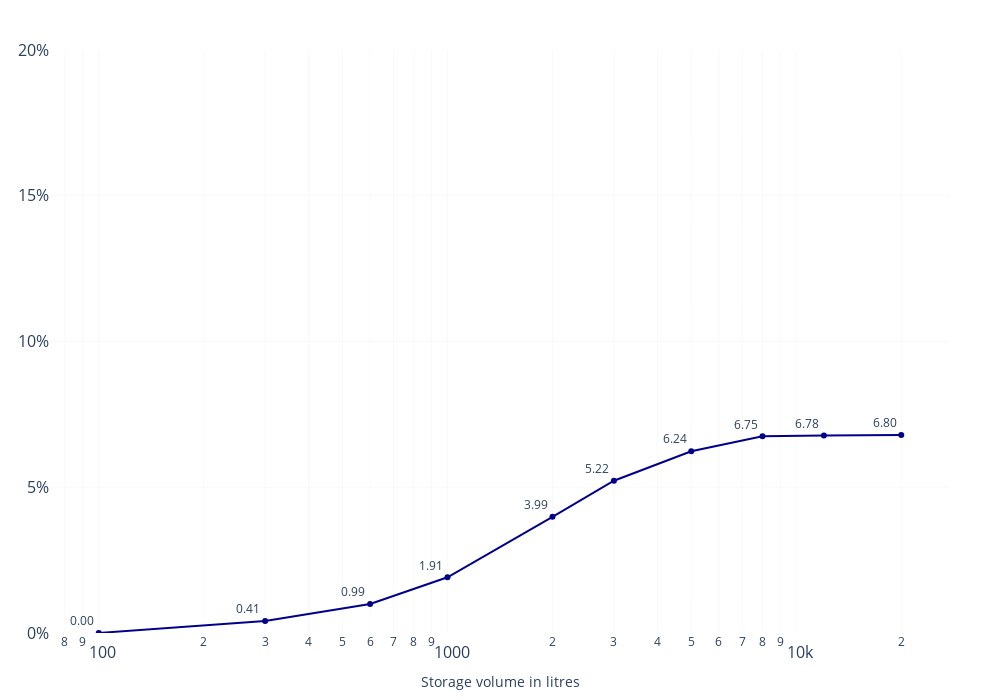

The cell this chart's notebook holds for it:
### Markdown cell above
# Savings for Villingen-Schwenningen

### Code cell
for loc in ['Villingen-Schwenningen']:
    print('location: ', loc)

    savings = pd.DataFrame(columns=['hp_power', '350', '200', '150'], dtype=object)
    savings.loc[0, 'hp_power'] = 7000
    print(savings.columns)
    for house in [(350, 40)]:
        #print('house: ', house)
        idx = 0

        for heat_pump_power in [7000]:
            #print('hp_power: ', heat_pump_power)

            savings_list = []
            for vol in storage_volumes:
                #print('vol', vol)
                if os.path.isdir(f"results/{loc}"):
                    if os.path.isdir(f"results/{loc}/vol_{int(vol[0])},pow_{int(heat_pump_power)},en_{int(house[0])}"):
                        #print('exists')
                        data = pd.read_csv(
                            f"results/{loc}/vol_{int(vol[0])},pow_{int(heat_pump_power)},en_{int(house[0])}/data_ad_{loc},vol_{int(vol[0])},pow_{int(heat_pump_power)},en_{int(house[0])}.csv",
                            sep=';')
                        save = (1 - data.P_e_opt.sum() / data.energy_needed_elec.sum()) * 100
                        savings_list.append(save)

            if savings_list:
                savings.at[idx, str(house[0])] = savings_list
            idx += 1

    #print(savings)

    savings.dropna(inplace=True, how='all', axis=1)
    savings.dropna(inplace=True, how='any', axis=0)
    savings.reset_index(inplace=True, drop=True)
    #fig = make_subplots(savings.shape[0], savings.shape[1] - 1, x_title='Storage volume in liters', subplot_titles=([f'House: {x} W' for x in savings.columns[1:]]), horizontal_spacing=0.05, vertical_spacing=0.05, shared_yaxes=True)

    fig = go.Figure()

    fig.update_layout(showlegend=False)
    fig.update_yaxes(range=[0, 20], showgrid=True, gridwidth=0.5, gridcolor='rgb(242,242,242)', tickfont=dict(size= 16))
    fig.update_xaxes(title= 'Storage volume in litres',type="log", showgrid=True, gridwidth=0.5, gridcolor='rgb(242,242,242)', tickfont=dict(size= 16))
    fig.add_trace(go.Scatter(x=vols, y=savings.iloc[0, 1], marker=dict(color='darkblue', ),text=["%.2f" % member for member in savings.iloc[0,1]],textposition = 'top left', mode='lines+markers+text'))

    #fig['layout']['yaxis']['title'] = f'Heat pump: {savings.hp_power[0]} W'
    fig['layout']['yaxis']['ticksuffix'] = '%'

    fig.update_layout(height=700 * savings.shape[0], width=1000 * (savings.shape[1] - 1),plot_bgcolor = "white", margin=dict(l=50, r=50, t=50, b=60))  # showlegend = False )

    #fig.update_layout(
    #    title=go.layout.Title(
    #        text=f"Saving potentials for {loc}, Germany <br><br><sup>Heat pump: {savings.hp_power[0]} W, House: {savings.columns[1]} W/K</sup>"))
    #fig.write_html(f'thesis_img/{loc}_single_log.html')
    fig.write_image(f'thesis_img/{loc}_single.png', scale=10)
    fig.show()

### Figure 1 — Plotly figure (JSON) as saved in the notebook; plotly's stock layout.template omitted (floating-point values rounded to 4 significant figures)
{"data": [{"marker": {"color": "darkblue"}, "mode": "lines+markers+text", "text": ["0.00", "0.41", "0.99", "1.91", "3.99", "5.22", "6.24", "6.75", "6.78", "6.80"], "textposition": "top left", "x": [100, 300, 600, 1000, 2000, 3000, 5000, 8000, 12000, 20000], "y": [0.001422, 0.4109, 0.9949, 1.911, 3.986, 5.223, 6.235, 6.746, 6.775, 6.796], "type": "scatter"}], "layout": {"showlegend": false, "yaxis": {"tickfont": {"size": 16}, "range": [0, 20], "showgrid": true, "gridwidth": 0.5, "gridcolor": "rgb(242,242,242)", "ticksuffix": "%"}, "xaxis": {"tickfont": {"size": 16}, "title": {"text": "Storage volume in litres"}, "type": "log", "showgrid": true, "gridwidth": 0.5, "gridcolor": "rgb(242,242,242)"}, "margin": {"l": 50, "r": 50, "t": 50, "b": 60}, "height": 700, "width": 1000, "plot_bgcolor": "white"}}
